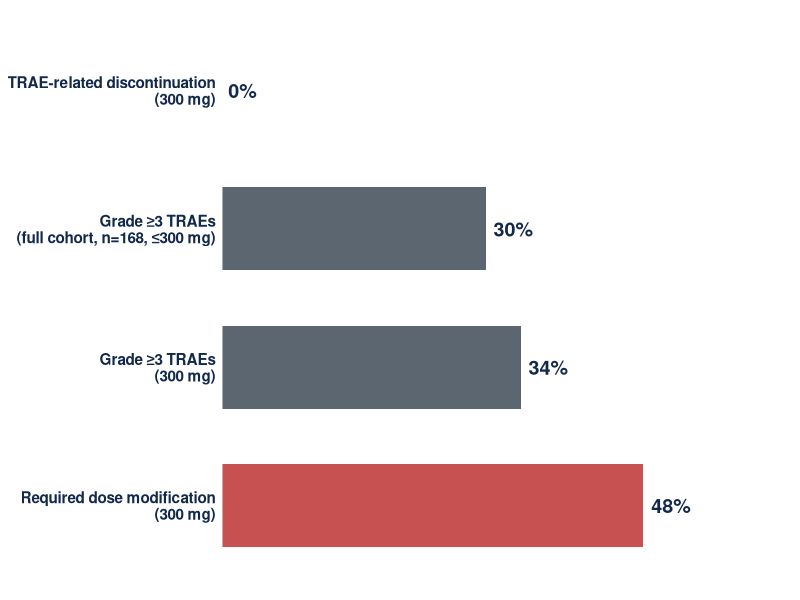
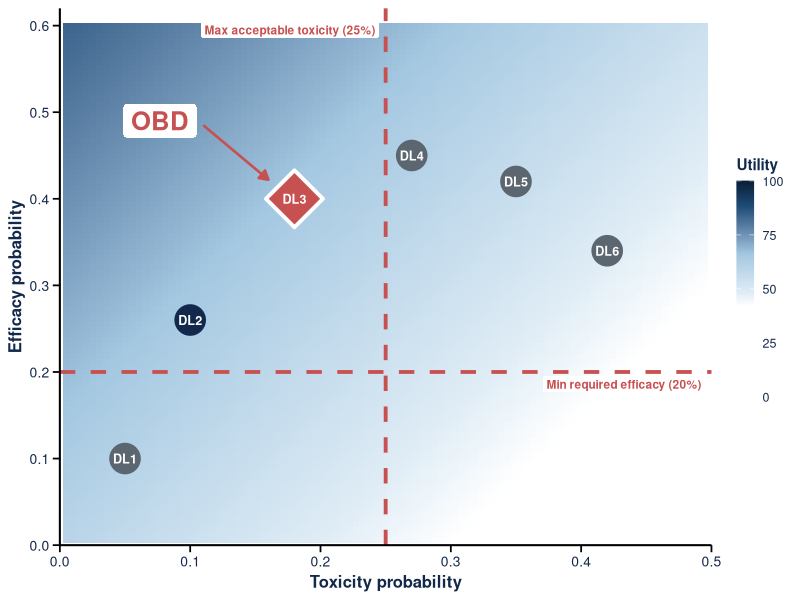
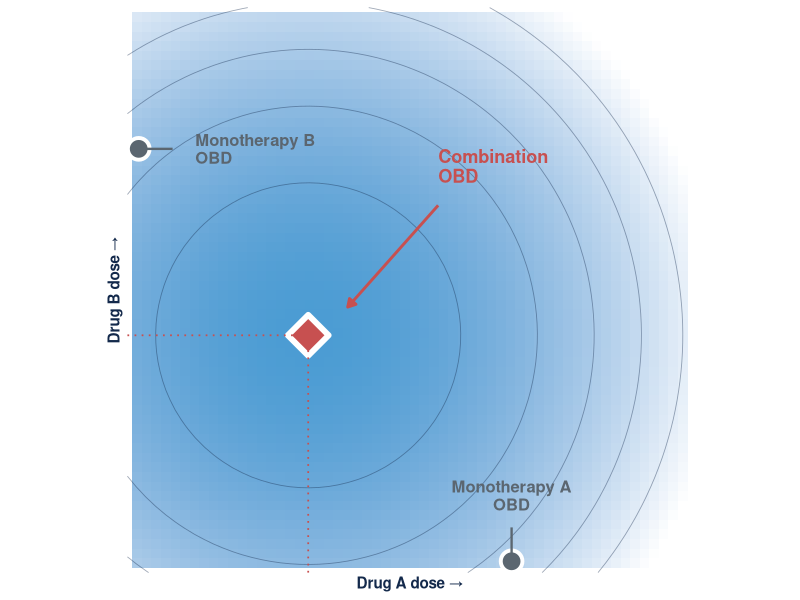
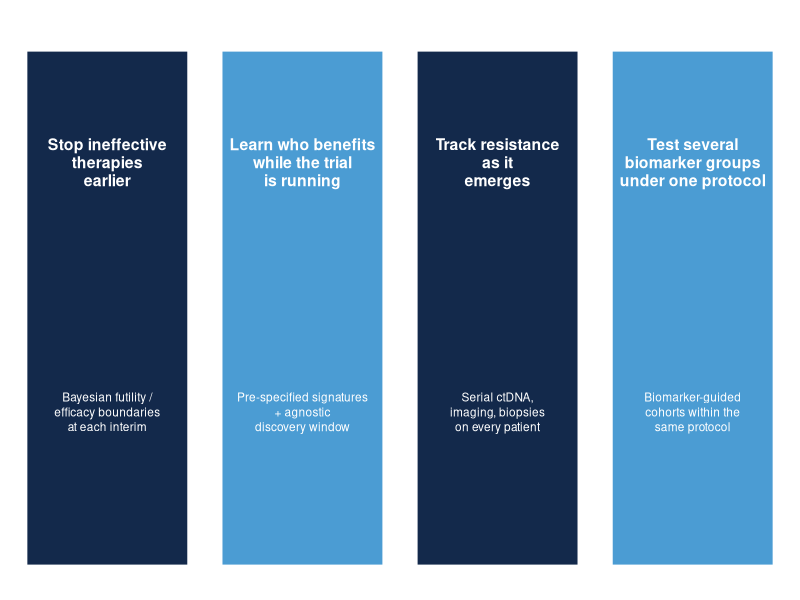
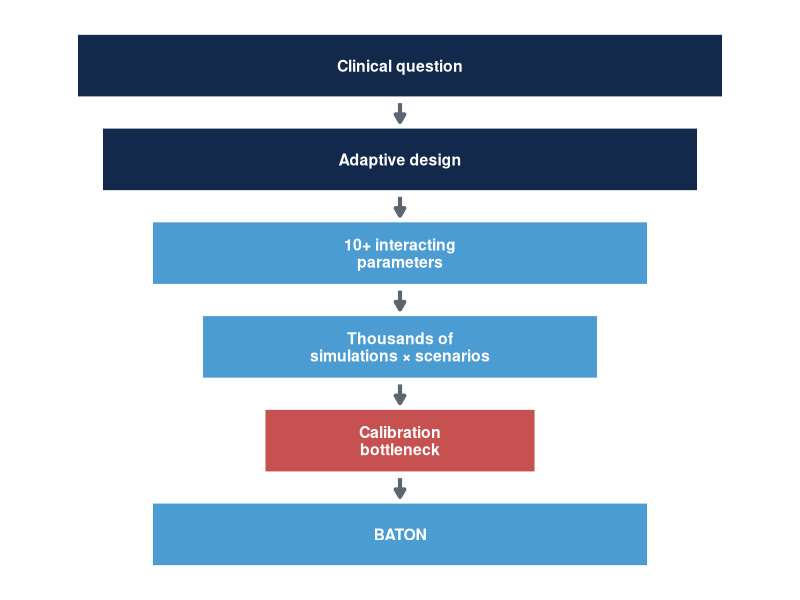
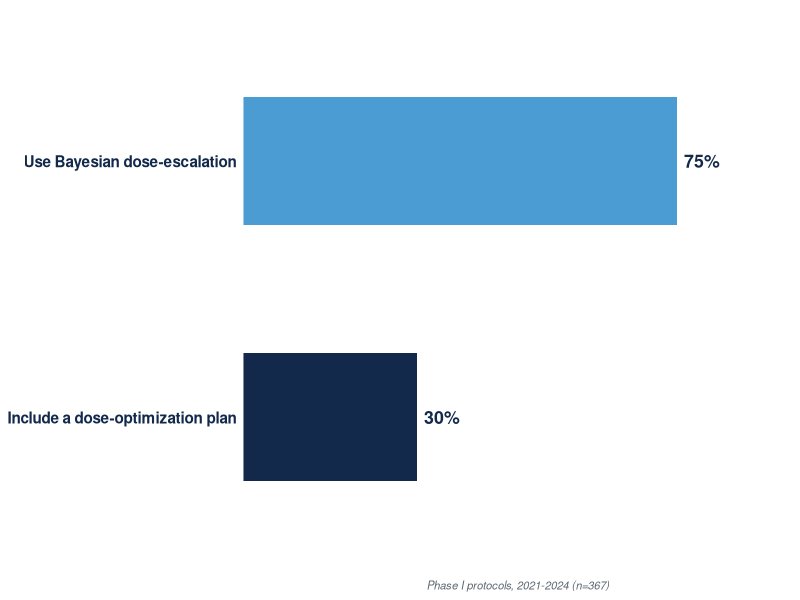
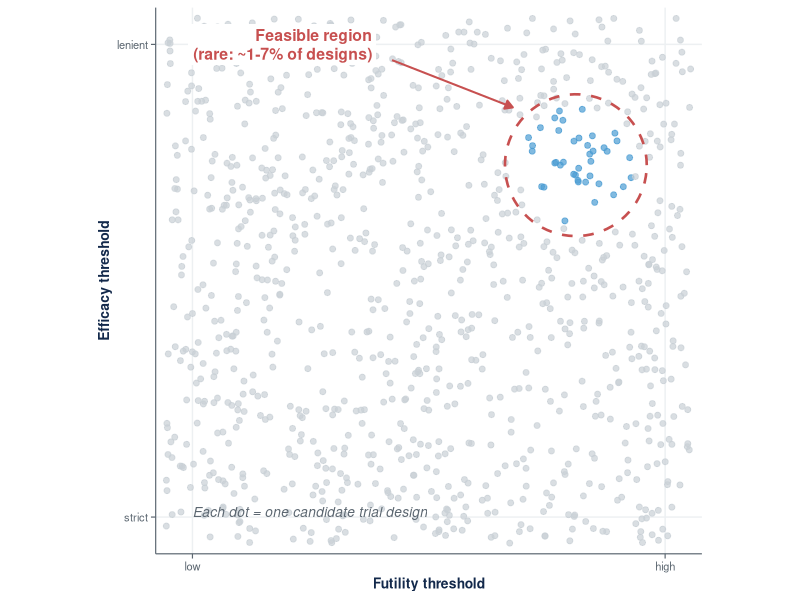
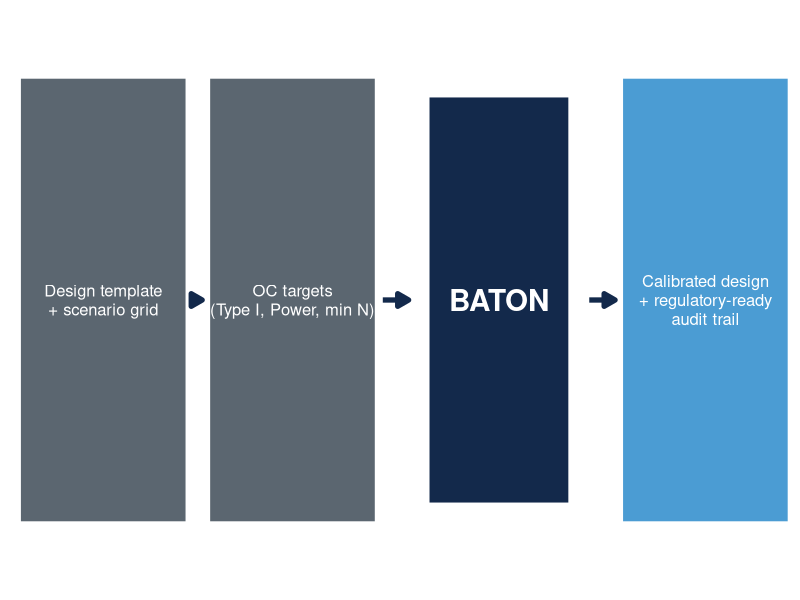

Write the R code that produced these figures, in order.
## ---- chunk 1
#| label: setup
#| include: false
library(ggplot2)
library(gridExtra)
set.seed(2025)
## ---- chunk 2
#| fig.height: 3.0
#| fig.width: 9
#| fig.align: center
#| fig.alt: "Horizontal bar chart of daraxonrasib monotherapy tolerability (RMC-6236-001 PDAC cohort): 0% TRAE-related discontinuation at 300 mg; 30% Grade ≥3 TRAEs in the full cohort (n=168, doses ≤300 mg); 34% Grade ≥3 TRAEs at 300 mg; 48% required dose modification at 300 mg."
library(ggplot2)
toxdata <- data.frame(
  metric = factor(c("TRAE-related discontinuation\n(300 mg)",
                    "Grade ≥3 TRAEs\n(full cohort, n=168, ≤300 mg)",
                    "Grade ≥3 TRAEs\n(300 mg)",
                    "Required dose modification\n(300 mg)"),
                  levels = c("Required dose modification\n(300 mg)",
                             "Grade ≥3 TRAEs\n(300 mg)",
                             "Grade ≥3 TRAEs\n(full cohort, n=168, ≤300 mg)",
                             "TRAE-related discontinuation\n(300 mg)")),
  pct = c(0, 30, 34, 48),
  fill = c("#4B9CD3", "#5B6670", "#5B6670", "#C75050")
)
ggplot(toxdata, aes(x = metric, y = pct, fill = fill)) +
  geom_col(width = 0.6) +
  geom_text(aes(label = paste0(pct, "%")),
            hjust = -0.2, size = 5, fontface = "bold", color = "#13294B") +
  scale_fill_identity() +
  scale_y_continuous(limits = c(0, 65), expand = c(0, 0)) +
  coord_flip() +
  labs(x = NULL, y = NULL) +
  theme_minimal(base_size = 11) +
  theme(panel.grid = element_blank(),
        axis.text.x = element_blank(),
        axis.ticks = element_blank(),
        axis.text.y = element_text(face = "bold", color = "#13294B", size = 11))
## ---- chunk 3
#| fig.height: 5.4
#| fig.width: 6.6
#| fig.align: center
#| fig.alt: "U-BOIN utility surface: toxicity probability (x-axis, 0-0.5) vs efficacy probability (y-axis, 0-0.6). Background heatmap shades utility across the plotted region from ~30 at the lower-right (high toxicity, low efficacy) to ~84 at the upper-left (low toxicity, high efficacy); the legend extends 0-100 to anchor the full elicited utility range. Red dashed lines mark admissibility cutoffs (max acceptable toxicity 25%, min required efficacy 20%). Six dose levels DL1-DL6 plotted as points; admissible doses are navy, inadmissible doses are gray, and the OBD (admissible dose with highest utility) is highlighted as a red diamond with an OBD label and leader arrow to the northwest."
library(ggplot2)

# Elicited utilities (per U-BOIN framework, Zhou 2019)
u_no_no   <- 60    # no response, no DLT
u_yes_no  <- 100   # response, no DLT  <- best
u_no_yes  <- 0     # no response, DLT  <- worst
u_yes_yes <- 40    # response, DLT

# Utility surface u(tox_prob, eff_prob) under outcome independence
util_fn <- function(tox, eff) {
  (1 - eff) * (1 - tox) * u_no_no +
  eff * (1 - tox) * u_yes_no +
  (1 - eff) * tox * u_no_yes +
  eff * tox * u_yes_yes
}

tox_seq <- seq(0, 0.5, length = 100)
eff_seq <- seq(0, 0.6, length = 100)
util_grid <- expand.grid(tox = tox_seq, eff = eff_seq)
util_grid$utility <- util_fn(util_grid$tox, util_grid$eff)

# Candidate dose levels
doses <- data.frame(
  dl  = c("DL1", "DL2", "DL3", "DL4", "DL5", "DL6"),
  tox = c(0.05, 0.10, 0.18, 0.27, 0.35, 0.42),
  eff = c(0.10, 0.26, 0.40, 0.45, 0.42, 0.34)
)
tox_max <- 0.25
eff_min <- 0.20
doses$admissible <- doses$tox <= tox_max & doses$eff >= eff_min
doses$utility    <- util_fn(doses$tox, doses$eff)
doses$is_obd     <- FALSE
if (any(doses$admissible)) {
  doses$is_obd[ which(doses$admissible)[which.max(doses$utility[doses$admissible])] ] <- TRUE
}

obd_x <- doses$tox[doses$is_obd]
obd_y <- doses$eff[doses$is_obd]

ggplot() +
  geom_tile(data = util_grid, aes(x = tox, y = eff, fill = utility)) +
  scale_fill_gradientn(
    colors  = c("#FFFFFF", "#FFFFFF", "#E0EDF6", "#A4C8E1", "#1F4E79", "#0A1F38"),
    values  = c(0.00, 0.42, 0.48, 0.66, 0.88, 1.00),
    name    = "Utility",
    limits  = c(0, 100), breaks = c(0, 25, 50, 75, 100)
  ) +
  # Admissibility lines
  geom_vline(xintercept = tox_max, color = "#C75050",
             linewidth = 1.3, linetype = "dashed") +
  geom_hline(yintercept = eff_min, color = "#C75050",
             linewidth = 1.3, linetype = "dashed") +
  annotate("label", x = tox_max - 0.005, y = 0.595,
           label = "Max acceptable toxicity (25%)",
           color = "#C75050", hjust = 1, fontface = "bold",
           size = 3.0, label.size = 0, fill = "#FFFFFF") +
  annotate("label", x = 0.495, y = eff_min - 0.005,
           label = "Min required efficacy (20%)",
           color = "#C75050", hjust = 1, vjust = 1, fontface = "bold",
           size = 3.0, label.size = 0, fill = "#FFFFFF") +
  # Non-OBD dose points
  geom_point(data = doses[!doses$is_obd, ],
             aes(x = tox, y = eff, color = admissible),
             shape = 19, size = 10) +
  scale_color_manual(values = c("TRUE" = "#13294B", "FALSE" = "#5B6670"),
                     guide = "none") +
  # OBD diamond
  geom_point(data = doses[doses$is_obd, ],
             aes(x = tox, y = eff),
             shape = 23, fill = "#C75050", color = "white",
             size = 14, stroke = 2) +
  # Dose-level labels inside each point
  geom_text(data = doses, aes(x = tox, y = eff, label = dl),
            color = "white", size = 3.2, fontface = "bold") +
  # OBD leader arrow + label, NW of DL3 (away from DL4)
  annotate("segment",
           x = obd_x - 0.07, y = obd_y + 0.085,
           xend = obd_x - 0.02, yend = obd_y + 0.022,
           color = "#C75050", linewidth = 0.9,
           arrow = arrow(length = unit(0.25, "cm"), type = "closed")) +
  annotate("label",
           x = obd_x - 0.075, y = obd_y + 0.090,
           label = "OBD", color = "#C75050",
           size = 6.5, fontface = "bold", hjust = 1,
           label.size = 0, fill = "#FFFFFF") +
  labs(x = "Toxicity probability",
       y = "Efficacy probability") +
  scale_x_continuous(limits = c(0, 0.5), expand = c(0, 0),
                     breaks = seq(0, 0.5, by = 0.1)) +
  scale_y_continuous(limits = c(0, 0.62), expand = c(0, 0),
                     breaks = seq(0, 0.6, by = 0.1)) +
  theme_minimal(base_size = 12) +
  theme(panel.grid = element_blank(),
        # Solid black axes + prominent tick marks
        axis.line = element_line(color = "#000000", linewidth = 0.7),
        axis.ticks = element_line(color = "#000000", linewidth = 0.6),
        axis.ticks.length = unit(0.18, "cm"),
        axis.title = element_text(face = "bold", color = "#13294B", size = 12),
        axis.text = element_text(color = "#13294B", size = 10),
        legend.position = "right",
        legend.title = element_text(face = "bold", color = "#13294B", size = 11),
        legend.text = element_text(color = "#13294B", size = 9),
        legend.key.height = unit(1.1, "cm"),
        legend.key.width = unit(0.45, "cm"))
## ---- chunk 4
#| fig.height: 4.4
#| fig.width: 5.6
#| fig.align: center
library(ggplot2)
n <- 60
grid <- expand.grid(A = seq(0, 1, length = n), B = seq(0, 1, length = n))
grid$eff <- pmax(0, 0.85 - 1.6 * ((grid$A - 0.32)^2 + (grid$B - 0.42)^2))
mono_A <- data.frame(A = 0.68, B = 0.02, lab = "Monotherapy A\nOBD")
mono_B <- data.frame(A = 0.02, B = 0.75, lab = "Monotherapy B\nOBD")
combo  <- data.frame(A = 0.32, B = 0.42, lab = "Combination\nOBD")

ggplot() +
  geom_tile(data = grid, aes(x = A, y = B, fill = eff)) +
  scale_fill_gradient(low = "#FFFFFF", high = "#4B9CD3", guide = "none") +
  geom_contour(data = grid, aes(x = A, y = B, z = eff),
               color = "#13294B", linewidth = 0.3, alpha = 0.4, bins = 6) +
  # mono A on x-axis
  geom_point(data = mono_A, aes(x = A, y = B), shape = 21, fill = "#5B6670",
             color = "white", size = 6, stroke = 2) +
  geom_segment(aes(x = 0.68, xend = 0.68, y = 0.08, yend = 0.02),
               arrow = arrow(length = unit(0.18, "cm"), type = "closed"),
               color = "#5B6670", linewidth = 0.8) +
  geom_text(data = mono_A, aes(x = A, y = B + 0.09, label = lab),
            color = "#5B6670", size = 4.2, hjust = 0.5, vjust = 0,
            fontface = "bold", lineheight = 0.9) +
  # mono B on y-axis
  geom_point(data = mono_B, aes(x = A, y = B), shape = 21, fill = "#5B6670",
             color = "white", size = 6, stroke = 2) +
  geom_segment(aes(x = 0.08, xend = 0.02, y = 0.75, yend = 0.75),
               arrow = arrow(length = unit(0.18, "cm"), type = "closed"),
               color = "#5B6670", linewidth = 0.8) +
  geom_text(data = mono_B, aes(x = A + 0.10, y = B, label = lab),
            color = "#5B6670", size = 4.2, hjust = 0, vjust = 0.5,
            fontface = "bold", lineheight = 0.9) +
  # combination optimum
  geom_point(data = combo, aes(x = A, y = B), shape = 23, fill = "#C75050",
             color = "white", size = 9, stroke = 3) +
  geom_segment(aes(x = 0.55, xend = 0.39, y = 0.65, yend = 0.47),
               arrow = arrow(length = unit(0.22, "cm"), type = "closed"),
               color = "#C75050", linewidth = 1) +
  geom_text(aes(x = 0.55, y = 0.69, label = "Combination\nOBD"),
            color = "#C75050", size = 4.6, hjust = 0, vjust = 0,
            fontface = "bold", lineheight = 0.9) +
  # dotted projections from combo optimum to axes
  geom_segment(aes(x = 0.32, xend = 0.32, y = 0, yend = 0.42),
               color = "#C75050", linetype = "dotted", linewidth = 0.6) +
  geom_segment(aes(x = 0, xend = 0.32, y = 0.42, yend = 0.42),
               color = "#C75050", linetype = "dotted", linewidth = 0.6) +
  labs(x = "Drug A dose →", y = "Drug B dose →") +
  scale_x_continuous(limits = c(0, 1), breaks = NULL, expand = c(0, 0)) +
  scale_y_continuous(limits = c(0, 1), breaks = NULL, expand = c(0, 0)) +
  coord_fixed(clip = "off") +
  theme_minimal(base_size = 11) +
  theme(panel.grid = element_blank(),
        axis.title.x = element_text(face = "bold", color = "#13294B", size = 11),
        axis.title.y = element_text(face = "bold", color = "#13294B", size = 11))
## ---- chunk 5
#| fig.height: 3.0
#| fig.width: 10
#| fig.align: center
library(ggplot2)
pillars <- data.frame(
  x = c(1, 2, 3, 4),
  y = rep(1, 4),
  header = c("Stop ineffective\ntherapies\nearlier",
             "Learn who benefits\nwhile the trial\nis running",
             "Track resistance\nas it\nemerges",
             "Test several\nbiomarker groups\nunder one protocol"),
  detail = c("Bayesian futility /\nefficacy boundaries\nat each interim",
             "Pre-specified signatures\n+ agnostic\ndiscovery window",
             "Serial ctDNA,\nimaging, biopsies\non every patient",
             "Biomarker-guided\ncohorts within the\nsame protocol"),
  fill = c("#13294B", "#4B9CD3", "#13294B", "#4B9CD3")
)
ggplot() +
  geom_tile(data = pillars, aes(x = x, y = y, fill = fill),
            width = 0.85, height = 1.6, color = "white", linewidth = 2) +
  scale_fill_identity() +
  geom_text(data = pillars, aes(x = x, y = y + 0.45, label = header),
            color = "white", size = 4.0, fontface = "bold", lineheight = 0.95) +
  geom_text(data = pillars, aes(x = x, y = y - 0.32, label = detail),
            color = "white", size = 3.0, lineheight = 1.05) +
  scale_x_continuous(limits = c(0.45, 4.55), expand = c(0, 0)) +
  scale_y_continuous(limits = c(0.1, 1.95), expand = c(0, 0)) +
  theme_void()
## ---- chunk 6
#| fig.height: 3.6
#| fig.width: 4.2
#| fig.align: center
library(ggplot2)
funnel <- data.frame(
  y = 6:1,
  x = rep(1, 6),
  label = c("Clinical question",
            "Adaptive design",
            "10+ interacting\nparameters",
            "Thousands of\nsimulations × scenarios",
            "Calibration\nbottleneck",
            "BATON"),
  fill = c("#13294B", "#13294B", "#4B9CD3", "#4B9CD3", "#C75050", "#4B9CD3"),
  width = c(2.6, 2.4, 2.0, 1.6, 1.1, 2.0)
)
ggplot() +
  geom_tile(data = funnel, aes(x = x, y = y, fill = fill, width = width),
            height = 0.72, color = "white", linewidth = 2) +
  scale_fill_identity() +
  geom_text(data = funnel, aes(x = x, y = y, label = label),
            color = "white", size = 4.0, fontface = "bold", lineheight = 0.92) +
  geom_segment(data = data.frame(x = 1, xend = 1, y = 6:2 - 0.4, yend = 5:1 + 0.4),
               aes(x = x, xend = xend, y = y, yend = yend),
               arrow = arrow(length = unit(0.22, "cm"), type = "closed"),
               color = "#5B6670", linewidth = 1.4) +
  scale_x_continuous(limits = c(-0.6, 2.6), expand = c(0, 0)) +
  scale_y_continuous(limits = c(0.3, 6.7), expand = c(0, 0)) +
  theme_void()
## ---- chunk 7
#| fig.height: 1.4
#| fig.width: 5.6
#| fig.align: center
library(ggplot2)
adopt <- data.frame(
  metric = factor(c("Use Bayesian dose-escalation", "Include a dose-optimization plan"),
                  levels = c("Include a dose-optimization plan", "Use Bayesian dose-escalation")),
  pct = c(75, 30),
  fill = c("#4B9CD3", "#13294B")
)
ggplot(adopt, aes(x = metric, y = pct, fill = fill)) +
  geom_col(width = 0.5) +
  geom_text(aes(label = paste0(pct, "%")),
            hjust = -0.2, size = 4.5, fontface = "bold", color = "#13294B") +
  scale_fill_identity() +
  scale_y_continuous(limits = c(0, 95), expand = c(0, 0)) +
  coord_flip() +
  labs(x = NULL, y = NULL,
       caption = "Phase I protocols, 2021-2024 (n=367)") +
  theme_minimal(base_size = 11) +
  theme(panel.grid = element_blank(),
        axis.text.x = element_blank(),
        axis.ticks = element_blank(),
        axis.text.y = element_text(face = "bold", color = "#13294B", size = 11),
        plot.caption = element_text(color = "#5B6670", size = 8,
                                    face = "italic", hjust = 0.5,
                                    margin = margin(t = 4)))
## ---- chunk 8
#| fig.height: 4.0
#| fig.width: 9
#| fig.align: center
#| fig.alt: "Scatter plot of about a thousand candidate trial designs across two calibration parameters. The vast majority are gray (failing one or more of the four operating-characteristic constraints). A small cluster near the upper-right is highlighted in blue, representing the rare designs that satisfy FDA compliance, minimize patients, stop bad early, and accelerate good simultaneously. A red label flags this region as the feasible region (about 1 to 7 percent of designs)."
library(ggplot2)
set.seed(42)
n <- 1000
df <- data.frame(
  x = runif(n, 0, 1),
  y = runif(n, 0, 1)
)
df$d2 <- (df$x - 0.78)^2 + (df$y - 0.72)^2
df$ok <- df$d2 < 0.012
df$cls <- ifelse(df$ok, "feasible", "infeasible")

ggplot(df, aes(x = x, y = y, color = cls)) +
  geom_point(size = 1.7, alpha = 0.7) +
  scale_color_manual(values = c("feasible" = "#4B9CD3", "infeasible" = "#C8D0D6"),
                     guide = "none") +
  annotate("path",
           x = 0.78 + 0.135 * cos(seq(0, 2 * pi, length.out = 80)),
           y = 0.72 + 0.135 * sin(seq(0, 2 * pi, length.out = 80)),
           color = "#C75050", linewidth = 0.9, linetype = "dashed") +
  annotate("segment", x = 0.43, xend = 0.66, y = 0.92, yend = 0.83,
           arrow = arrow(length = unit(0.22, "cm"), type = "closed"),
           color = "#C75050", linewidth = 0.7) +
  annotate("label", x = 0.40, y = 0.95,
           label = "Feasible region\n(rare: ~1-7% of designs)",
           color = "#C75050", fontface = "bold", size = 4.0,
           hjust = 1, fill = "#FFFFFF", label.size = 0, lineheight = 1.0) +
  annotate("text", x = 0.05, y = 0.05, hjust = 0, vjust = 0,
           label = "Each dot = one candidate trial design",
           color = "#5B6670", fontface = "italic", size = 3.5) +
  coord_fixed() +
  scale_x_continuous("Futility threshold",
                     limits = c(0, 1), expand = c(0.01, 0.01),
                     breaks = c(0.05, 0.95), labels = c("low", "high")) +
  scale_y_continuous("Efficacy threshold",
                     limits = c(0, 1), expand = c(0.01, 0.01),
                     breaks = c(0.05, 0.95), labels = c("strict", "lenient")) +
  theme_minimal(base_size = 11) +
  theme(panel.grid.minor = element_blank(),
        panel.grid.major = element_line(color = "#EDF0F2"),
        axis.title = element_text(color = "#13294B", face = "bold", size = 10),
        axis.text = element_text(color = "#5B6670", size = 8),
        axis.ticks = element_line(color = "#5B6670", linewidth = 0.4),
        axis.ticks.length = unit(0.12, "cm"),
        axis.line = element_line(color = "#5B6670", linewidth = 0.4))
## ---- chunk 9
#| fig.height: 3.6
#| fig.width: 11
#| fig.align: center
library(ggplot2)
flow <- data.frame(
  x = c(0.8, 3.0, 5.4, 7.8),
  y = rep(1, 4),
  label = c("Design template\n+ scenario grid",
            "OC targets\n(Type I, Power, min N)",
            "BATON",
            "Calibrated design\n+ regulatory-ready\naudit trail"),
  fill = c("#5B6670", "#5B6670", "#13294B", "#4B9CD3"),
  is_baton = c(FALSE, FALSE, TRUE, FALSE)
)
ggplot() +
  geom_tile(data = flow, aes(x = x, y = y, fill = fill,
                              width = ifelse(is_baton, 1.7, 2.0),
                              height = ifelse(is_baton, 1.1, 1.2)),
            color = "white", linewidth = 2.5) +
  scale_fill_identity() +
  geom_text(data = flow, aes(x = x, y = y, label = label),
            color = "white", size = ifelse(flow$is_baton, 7.5, 4.2),
            fontface = ifelse(flow$is_baton, "bold", "plain"),
            lineheight = 0.95) +
  geom_segment(data = data.frame(x = c(0.8, 3.0, 5.4) + 1.05,
                                  xend = c(3.0, 5.4, 7.8) - 1.05,
                                  y = rep(1, 3), yend = rep(1, 3)),
               aes(x = x, xend = xend, y = y, yend = yend),
               arrow = arrow(length = unit(0.32, "cm"), type = "closed"),
               color = "#13294B", linewidth = 1.8) +
  scale_x_continuous(limits = c(-0.4, 8.9), expand = c(0, 0)) +
  scale_y_continuous(limits = c(0.2, 1.8), expand = c(0, 0)) +
  theme_void()
## ---- chunk 10
#| fig.height: 3.4
#| fig.width: 11
#| fig.align: center
#| fig.alt: "Two-panel scatter comparing search strategies. Left panel (grid search): about 200 evenly-spaced gray dots on a lattice across the design space, with only 2-3 dots happening to land in the small red-dashed feasible region in the upper-right. Right panel (BATON): about 30 dots, the early ones spread out and the later ones clustering tightly inside the feasible region as the model learns where the feasible designs are."
library(ggplot2)
library(gridExtra)
set.seed(7)

# Shared landscape: feasible region as a small disk in upper-right
cx <- 0.78; cy <- 0.72; rad <- 0.13

# Grid panel: even lattice, many points, few feasible
grid_pts <- expand.grid(x = seq(0.05, 0.95, length.out = 15),
                        y = seq(0.05, 0.95, length.out = 15))
grid_pts$d <- sqrt((grid_pts$x - cx)^2 + (grid_pts$y - cy)^2)
grid_pts$ok <- grid_pts$d < rad

# BATON panel: simulated trajectory — exploration → exploitation
n_baton <- 30
baton_x <- c(runif(8, 0.05, 0.95))
baton_y <- c(runif(8, 0.05, 0.95))
for (i in 9:n_baton) {
  # converging toward feasible region
  baton_x <- c(baton_x, cx + rnorm(1, 0, rad * 0.7) * (1 - (i - 8) / (n_baton - 8) * 0.6))
  baton_y <- c(baton_y, cy + rnorm(1, 0, rad * 0.7) * (1 - (i - 8) / (n_baton - 8) * 0.6))
}
baton_pts <- data.frame(x = baton_x, y = baton_y, ord = 1:n_baton)
baton_pts$d <- sqrt((baton_pts$x - cx)^2 + (baton_pts$y - cy)^2)
baton_pts$ok <- baton_pts$d < rad

feasible_ring <- data.frame(
  th = seq(0, 2 * pi, length.out = 100)
)
feasible_ring$x <- cx + rad * cos(feasible_ring$th)
feasible_ring$y <- cy + rad * sin(feasible_ring$th)

p_grid <- ggplot() +
  geom_path(data = feasible_ring, aes(x = x, y = y),
            color = "#C75050", linewidth = 0.8, linetype = "dashed") +
  geom_point(data = grid_pts,
             aes(x = x, y = y, color = ok),
             size = 1.6, alpha = 0.85) +
  scale_color_manual(values = c("TRUE" = "#4B9CD3", "FALSE" = "#C8D0D6"),
                     guide = "none") +
  annotate("segment", x = 0.45, xend = 0.66, y = 0.93, yend = 0.83,
           arrow = arrow(length = unit(0.20, "cm"), type = "closed"),
           color = "#C75050", linewidth = 0.6) +
  annotate("label", x = 0.42, y = 0.96,
           label = "Feasible region\n(~1-7% of designs)",
           color = "#C75050", fontface = "bold", size = 3.0,
           hjust = 1, fill = "#FFFFFF", label.size = 0, lineheight = 1.0) +
  annotate("text", x = 0.04, y = 0.05, hjust = 0, vjust = 0,
           label = "Each dot = one candidate design",
           color = "#5B6670", fontface = "italic", size = 2.9) +
  coord_fixed() +
  scale_x_continuous("Futility threshold",
                     limits = c(0, 1), expand = c(0.01, 0.01),
                     breaks = c(0.05, 0.95), labels = c("low", "high")) +
  scale_y_continuous("Efficacy threshold",
                     limits = c(0, 1), expand = c(0.01, 0.01),
                     breaks = c(0.05, 0.95), labels = c("strict", "lenient")) +
  labs(title = "Grid search",
       subtitle = "~225 designs on a lattice; most wasted") +
  theme_minimal(base_size = 11) +
  theme(panel.grid = element_blank(),
        plot.title = element_text(hjust = 0.5, face = "bold",
                                  color = "#13294B", size = 13),
        plot.subtitle = element_text(hjust = 0.5, color = "#5B6670",
                                     size = 10),
        axis.title = element_text(color = "#13294B", face = "bold", size = 10),
        axis.text = element_text(color = "#5B6670", size = 8),
        axis.ticks = element_line(color = "#5B6670", linewidth = 0.4),
        axis.ticks.length = unit(0.12, "cm"),
        axis.line = element_line(color = "#5B6670", linewidth = 0.4))

p_baton <- ggplot() +
  geom_path(data = feasible_ring, aes(x = x, y = y),
            color = "#C75050", linewidth = 0.8, linetype = "dashed") +
  geom_point(data = baton_pts,
             aes(x = x, y = y, color = ord),
             size = 2.2, alpha = 0.9) +
  scale_color_gradient(low = "#C8D0D6", high = "#13294B", guide = "none") +
  annotate("text", x = 0.04, y = 0.05, hjust = 0, vjust = 0,
           label = "Light dots tried early, dark dots tried later",
           color = "#5B6670", fontface = "italic", size = 2.9) +
  coord_fixed() +
  scale_x_continuous("Futility threshold",
                     limits = c(0, 1), expand = c(0.01, 0.01),
                     breaks = c(0.05, 0.95), labels = c("low", "high")) +
  scale_y_continuous("Efficacy threshold",
                     limits = c(0, 1), expand = c(0.01, 0.01),
                     breaks = c(0.05, 0.95), labels = c("strict", "lenient")) +
  labs(title = "BATON search",
       subtitle = "first ~30 designs; model already learning where feasibility lives") +
  theme_minimal(base_size = 11) +
  theme(panel.grid = element_blank(),
        plot.title = element_text(hjust = 0.5, face = "bold",
                                  color = "#4B9CD3", size = 13),
        plot.subtitle = element_text(hjust = 0.5, color = "#5B6670",
                                     size = 10),
        axis.title = element_text(color = "#13294B", face = "bold", size = 10),
        axis.text = element_text(color = "#5B6670", size = 8),
        axis.ticks = element_line(color = "#5B6670", linewidth = 0.4),
        axis.ticks.length = unit(0.12, "cm"),
        axis.line = element_line(color = "#5B6670", linewidth = 0.4))

grid.arrange(p_grid, p_baton, ncol = 2)
## ---- chunk 11
#| fig.height: 4.4
#| fig.width: 10
#| fig.align: center
#| fig.alt: "Four-box layout echoing the calibration-challenge slide, now showing the BATON-calibrated design's achieved values for PANGEA Phase II. Box 1: FDA compliance checkmark, Type I 7.0% (target ≤10%) and Power 82.2% (target ≥80%). Box 2: Minimize patients checkmark, ~23 spared, avg N 53 vs Max N 76. Box 3: Stop bad early checkmark, 78% futility stop when drug inactive. Box 4: Accelerate good checkmark, 81% efficacy stop when drug active."
library(ggplot2)
delivered <- data.frame(
  x = c(1, 2, 1, 2),
  y = c(2, 2, 1, 1),
  header = c("1. FDA compliance  ✓",
             "2. Minimize patients  ✓",
             "3. Stop bad early  ✓",
             "4. Accelerate good  ✓"),
  detail = c("Type I 7.0% (target ≤10%)\nPower 82.2% (target ≥80%)",
             "~23 patients spared\n(avg N 53 vs Max N 76)",
             "78% early futility stop\nwhen drug is inactive",
             "81% early efficacy stop\nwhen drug works"),
  fill = c("#13294B", "#4B9CD3", "#4B9CD3", "#13294B")
)
ggplot() +
  geom_tile(data = delivered, aes(x = x, y = y, fill = fill),
            width = 0.92, height = 0.85, color = "white", linewidth = 2) +
  scale_fill_identity() +
  geom_text(data = delivered, aes(x = x, y = y + 0.26, label = header),
            color = "white", size = 5.2, fontface = "bold") +
  geom_text(data = delivered, aes(x = x, y = y - 0.13, label = detail),
            color = "white", size = 3.8, lineheight = 1.0) +
  coord_fixed(ratio = 0.6) +
  scale_x_continuous(limits = c(0.4, 2.6), expand = c(0, 0)) +
  scale_y_continuous(limits = c(0.4, 2.6), expand = c(0, 0)) +
  theme_void()
## ---- chunk 12
#| fig.height: 2.8
#| fig.width: 9
#| fig.align: center
library(ggplot2)
gi <- data.frame(
  x = c(1, 2, 1, 2),
  y = c(2, 2, 1, 1),
  header = c("PDAC", "CRC",
             "Basket / umbrella", "Robust calibration"),
  detail = c("RAS-backbone\ncombinations\nOBD selection",
             "Joint-surface\nnovel-novel\ndoublets",
             "Biomarker-stratified\nsubtrials\nshared decision rules",
             "Designs robust to\nuncertain trial\nassumptions"),
  fill = c("#13294B", "#4B9CD3", "#4B9CD3", "#13294B")
)
ggplot() +
  geom_tile(data = gi, aes(x = x, y = y, fill = fill),
            width = 0.92, height = 0.85, color = "white", linewidth = 2) +
  scale_fill_identity() +
  geom_text(data = gi, aes(x = x, y = y + 0.25, label = header),
            color = "white", size = 4.8, fontface = "bold") +
  geom_text(data = gi, aes(x = x, y = y - 0.10, label = detail),
            color = "white", size = 3.4, lineheight = 1.0) +
  coord_fixed(ratio = 0.55) +
  scale_x_continuous(limits = c(0.4, 2.6), expand = c(0, 0)) +
  scale_y_continuous(limits = c(0.4, 2.6), expand = c(0, 0)) +
  theme_void()
